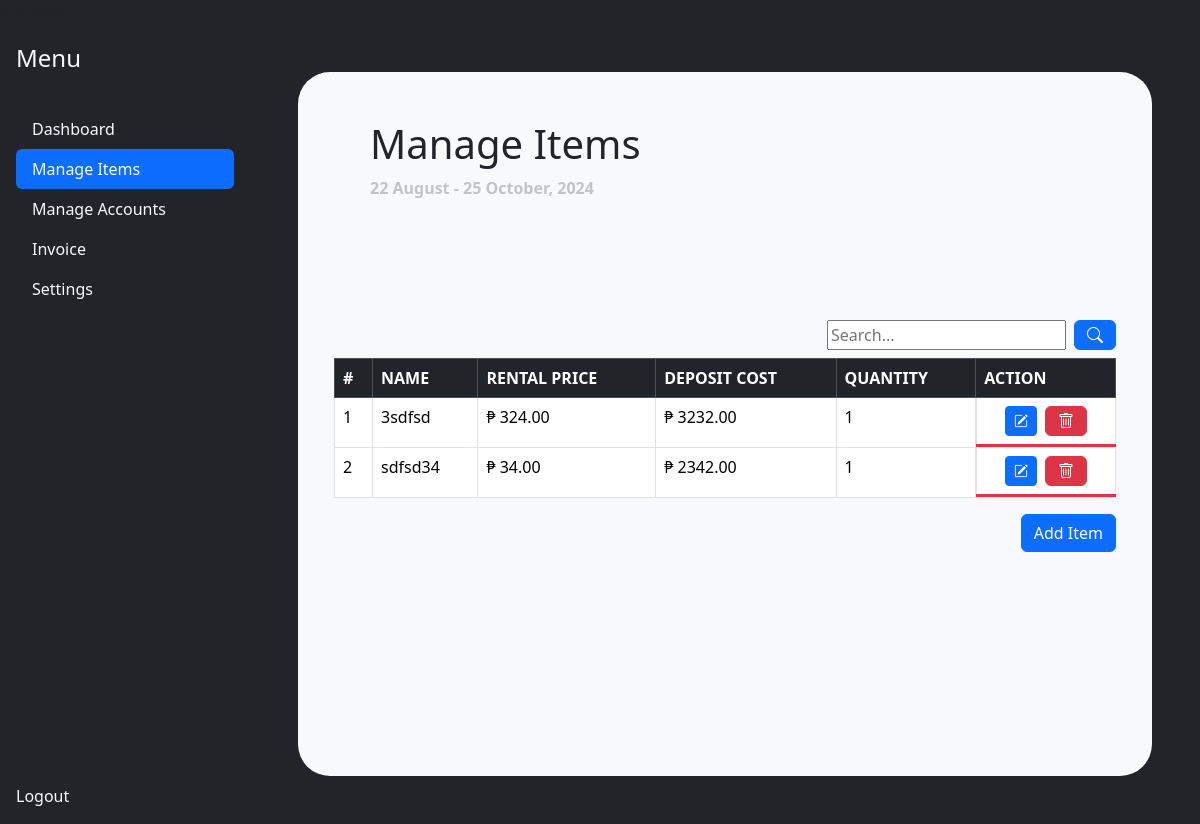
Before: /frontend/admin/manage.php with the older database file.
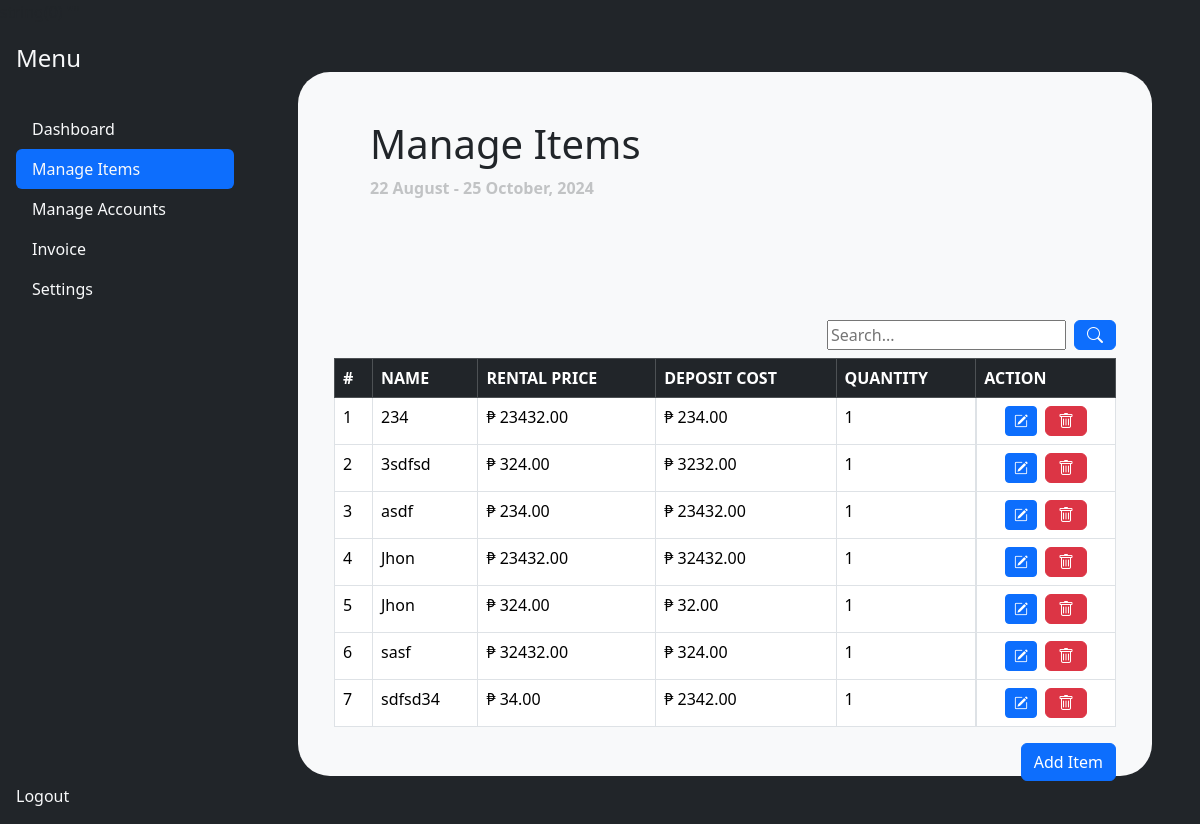
After: the same page with the newer database file.
### tables this page shows
CREATE TABLE `item` (
  `item_id` int(11) NOT NULL,
  `name` varchar(255) DEFAULT NULL,
  `type` varchar(255) DEFAULT NULL,
  `size` decimal(11,2) DEFAULT NULL,
  `deposit_cost` decimal(11,2) DEFAULT NULL,
  `rental_cost` decimal(11,2) DEFAULT NULL,
  `quantity` int(11) DEFAULT 0,
  `owner_id` int(11) DEFAULT NULL,
  `in_stock` tinyint(1) DEFAULT 1,
  `is_active` tinyint(1) DEFAULT 1
);

### frontend/variables.php (called while the page is built, shortened)
<?php
    $dashboard = '';
    $accounts = '';
    $invoice = '';
    $settings = '';
?>

### backend/classes/item.class.php (called while the page is built, shortened)
<?php
require_once 'database.php';
class Item{
    protected $db ;
    function __construct(){
        $this->db = new Database();
    }
    function show_items(){
        $sql = "SELECT * FROM item
        ORDER BY name ASC;";
        $query =  $this->db->connect()->prepare($sql);
        if($query->execute()){
            $data = $query->fetchAll();
        }
        return $data;
    }
}
?>

### backend/classes/database.php (called while the page is built)
<?php
class Database{
    private $host = 'localhost';
    private $username = 'root';
    private $password = '';
    private $database = 'rental_management_system';
    protected $connection;
    function connect(){
        try
			{
				$this->connection = new PDO("mysql:host=$this->host;dbname=$this->database",
											$this->username, $this->password);
			}
			catch (PDOException $e)
			{
				echo "Connection error " . $e->getMessage();
			}
        return $this->connection;
    }
}
?>

### frontend/admin/manage_main.php (the view, shortened to what this page needs)
<div class = "w-100 bg-light m-5 p-4 rounded-5">
    <div class = "containter d-flex  ">
        <div class = "col-8  px-5 py-4">
            <div class = "mb-5">
                <h1>Manage Items</h1>
                <span class = "opacity-25 fw-bold">22 August - 25 October, 2024</span>
            </div>
        </div>
    </div>
        <section class = "container mt-5">
        <div class = "d-flex justify-content-end gap-2 mb-2">
            <input type="text" placeholder = "Search..." id = "searchInput" name = "query"> <button class = "btn btn-primary" id ="searchButton"><i class="bi bi-search"></i> </button>
        </div>
            <table class="table table-bordered table-hover"  >
            <thead class="table-dark">
                <tr>
                    <th>#</th>
                    <th>NAME</th>
                    <th>RENTAL PRICE</th>
                    <th>DEPOSIT COST</th>
                    <th>QUANTITY</th>
                    <th>ACTION</th>
                </tr>
            </thead>
            <tbody  class ="bg-danger" style = "height: 100px; overflow-y: scroll";>
                <?php
                    require_once '../../backend/classes/item.class.php';
                    $item = new Item();
                    $results = $item->show_items();
                    if (!empty($results)) {
                        $i = 1;
                        foreach ($results as $value) {
                ?>
                <tr>
                    <td><?php echo $i; ?></td>
                    <td><?php echo htmlspecialchars($value['name']); ?></td>
                    <td><?php echo "₱ " . htmlspecialchars($value['rental_cost']); ?></td>
                    <td><?php echo "₱ " . htmlspecialchars($value['deposit_cost']); ?></td>
                    <td><?php echo htmlspecialchars($value['quantity']); ?></td>
                    <td class="text-center d-flex justify-content-center gap-2">
                        <button class="btn btn-primary btn-sm edit-item-btn" data-bs-toggle="modal" data-id="<?php echo $value['item_id']; ?>"
                            data-name="<?php echo htmlspecialchars($value['name']); ?>"
                            data-type="<?php echo htmlspecialchars($value['type']); ?>"
                            data-size="<?php echo htmlspecialchars($value['size']); ?>"
                            data-deposit-cost="<?php echo htmlspecialchars($value['deposit_cost']); ?>"
                            data-rental-cost="<?php echo htmlspecialchars($value['rental_cost']); ?>">
                            <i class="bi bi-pencil-square"></i>
                        </button>
                        <button class="btn btn-danger delete-item-btn" data-id = "<?php echo $value['item_id']; ?> "><i class="bi bi-trash"></i></button>
                    </td>
                </tr>
                <?php
                            $i++;
                        }
                    } else {
                ?>
                <tr>
                    <td colspan="6" class="text-center">No records found</td>
                </tr>
                <?php
                    }
                ?>
            </tbody>
        </table>
        <div class = "d-flex justify-content-end">
            <button type="button" class="btn btn-primary" data-bs-toggle="modal" data-bs-target="#addItemModal">
                Add Item
            </button>
        </div>
        </section>
</div>
</div>

### frontend/includes/adminhead.php (shortened to what this page needs)
    <link rel="stylesheet" href="../node_modules/bootstrap/dist/css/bootstrap.min.css">
    <link href="https://cdn.jsdelivr.net/npm/bootstrap@5.3.3/dist/css/bootstrap.min.css" rel="stylesheet">
    <link rel="stylesheet" href="https://cdn.jsdelivr.net/npm/bootstrap-icons@1.8.1/font/bootstrap-icons.css">
</head>
    <body class = "bg-dark" >
        <?php
            require_once '../variables.php';
            var_dump($dashboard);
        ?>

### frontend/admin/manage.php (shortened to what this page needs)
<?php
    include_once('../includes/adminhead.php');
    $items = "active";
?>
    <div class = "d-flex h-100">
        <?php include_once('../includes/sidebar.php'); ?>
        <?php include_once('manage_main.php'); ?>
        <?php
            include_once('../includes/footer.php');
        ?>

### frontend/includes/sidebar.php
<div class="d-flex h-100 ">
    <div class="d-flex flex-column flex-shrink-0 p-3 bg-dark h-100" style="width: 250px;">
      <a href="/" class="d-flex align-items-center mb-3 mb-md-0 me-md-auto text-dark text-decoration-none">
        <span class="fs-4 text-light">Menu</span>
      </a>
      <hr>
      <ul class="nav nav-pills flex-column mb-auto">
        <li class="nav-item">
          <a href="../admin/dashboard.php" class="nav-link <?php echo $dashboard ?> text-light" aria-current="page">
            Dashboard
          </a>
        </li>
        <li>
          <a href="../admin/manage.php" class="<?php echo $items ?> nav-link text-light hover-bg">
            Manage Items
          </a>
        </li>
        <li>
          <a href="../admin/manage_accounts.php" class="<?php echo $accounts ?> nav-link text-light">
            Manage Accounts
          </a>
        </li>
        <li>
          <a href="../admin/invoice.php" class="<?php echo $invoice ?> nav-link text-light">
            Invoice
          </a>
        </li>
        <li>
          <a href="../admin/settings.php" class="<?php echo $settings ?> nav-link text-light">
            Settings
          </a>
        </li>
      </ul>
      <hr>
      <div>
        <a href="../../backend/tools/logout_tool.php" class="nav-link text-light">
          Logout
        </a>
      </div>
    </div>
</div>

### frontend/includes/footer.php
</body>
</html>

Changed rows visible on the page:
added item: name "234", rental_cost "23432.00", deposit_cost "234.00", quantity "1"
added item: name "asdf", rental_cost "234.00", deposit_cost "23432.00", quantity "1"
added item: name "Jhon", rental_cost "23432.00", deposit_cost "32432.00", quantity "1"
added item: name "Jhon", rental_cost "324.00", deposit_cost "32.00", quantity "1"
added item: name "sasf", rental_cost "32432.00", deposit_cost "324.00", quantity "1"
